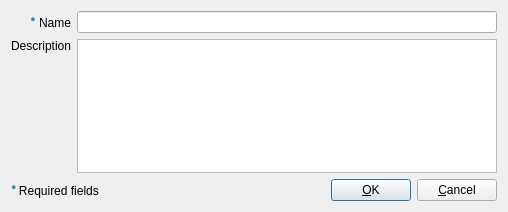
<?xml version="1.0" encoding="UTF-8"?>
<ui version="4.0">
 <class>GroupDialog</class>
 <widget class="QDialog" name="GroupDialog">
  <property name="geometry">
   <rect>
    <x>0</x>
    <y>0</y>
    <width>508</width>
    <height>212</height>
   </rect>
  </property>
  <property name="windowTitle">
   <string/>
  </property>
  <layout class="QVBoxLayout" name="verticalLayout" stretch="0,0">
   <item>
    <layout class="QGridLayout" name="gridLayout_2">
     <item row="1" column="0">
      <widget class="QLabel" name="labelDescription">
       <property name="text">
        <string>Description</string>
       </property>
       <property name="alignment">
        <set>Qt::AlignRight|Qt::AlignTrailing|Qt::AlignVCenter</set>
       </property>
      </widget>
     </item>
     <item row="0" column="1">
      <widget class="QLineEdit" name="editName"/>
     </item>
     <item row="1" column="1" rowspan="2">
      <widget class="QPlainTextEdit" name="editDescription">
       <property name="contextMenuPolicy">
        <enum>Qt::CustomContextMenu</enum>
       </property>
      </widget>
     </item>
     <item row="0" column="0">
      <widget class="QLabel" name="labelName">
       <property name="text">
        <string>&lt;html&gt;&lt;head/&gt;&lt;body&gt;&lt;p&gt;&lt;span style=&quot; font-size:11pt; color:#258fc0; vertical-align:super;&quot;&gt;●&lt;/span&gt; Name&lt;/p&gt;&lt;/body&gt;&lt;/html&gt;</string>
       </property>
       <property name="alignment">
        <set>Qt::AlignRight|Qt::AlignTrailing|Qt::AlignVCenter</set>
       </property>
      </widget>
     </item>
     <item row="2" column="0">
      <spacer name="verticalSpacer_2">
       <property name="orientation">
        <enum>Qt::Vertical</enum>
       </property>
       <property name="sizeHint" stdset="0">
        <size>
         <width>20</width>
         <height>40</height>
        </size>
       </property>
      </spacer>
     </item>
    </layout>
   </item>
   <item>
    <layout class="QHBoxLayout" name="horizontalLayout">
     <item>
      <widget class="QLabel" name="label">
       <property name="text">
        <string>&lt;html&gt;&lt;head/&gt;&lt;body&gt;&lt;p&gt;&lt;span style=&quot; font-size:11pt; color:#258fc0; vertical-align:super;&quot;&gt;● &lt;/span&gt;Required fields&lt;/p&gt;&lt;/body&gt;&lt;/html&gt;</string>
       </property>
      </widget>
     </item>
     <item>
      <spacer name="horizontalSpacer">
       <property name="orientation">
        <enum>Qt::Horizontal</enum>
       </property>
       <property name="sizeHint" stdset="0">
        <size>
         <width>40</width>
         <height>5</height>
        </size>
       </property>
      </spacer>
     </item>
     <item>
      <widget class="QPushButton" name="buttonOk">
       <property name="text">
        <string>&amp;OK</string>
       </property>
       <property name="default">
        <bool>true</bool>
       </property>
      </widget>
     </item>
     <item>
      <widget class="QPushButton" name="buttonCancel">
       <property name="text">
        <string>&amp;Cancel</string>
       </property>
      </widget>
     </item>
    </layout>
   </item>
  </layout>
 </widget>
 <tabstops>
  <tabstop>buttonOk</tabstop>
  <tabstop>buttonCancel</tabstop>
 </tabstops>
 <resources/>
 <connections/>
</ui>
